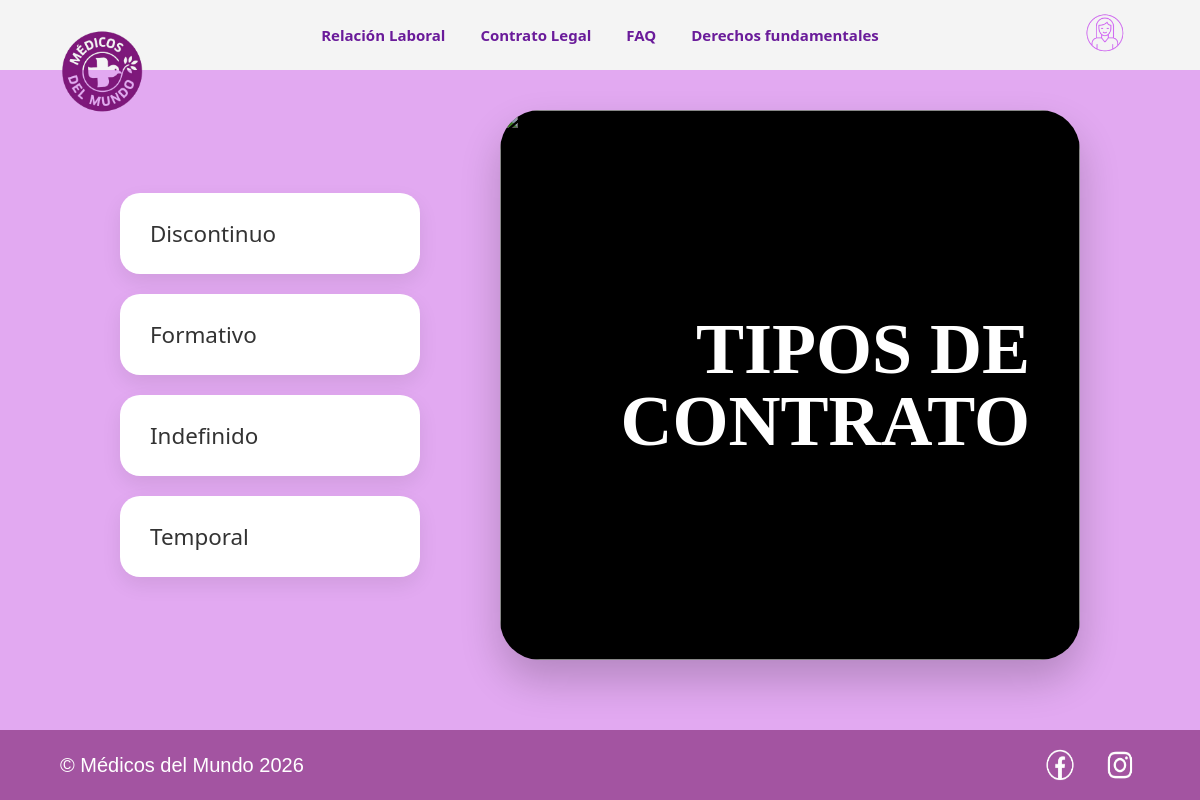
The page /medimundo7/medimundo7/subcategoria.php?id=1 on the database its author committed.
### tables this page shows
CREATE TABLE `categoria` (
  `id_categoria` int(11) NOT NULL,
  `titulo` varchar(150) NOT NULL,
  `descripcion` varchar(255) DEFAULT NULL,
  `icono` varchar(100) DEFAULT NULL,
  `id_madre` int(11) DEFAULT NULL,
  `fecha_actualizacion` date DEFAULT NULL
);

### medimundo7/medimundo7/clases/categoria.php (called while the page is built, shortened)
<?php
class Categoria {
    private $conn;
    private $table_name = "categoria";
    public function __construct($db) {
        $this->conn = $db;
    }
    public function listarSubcategorias($id_madre) {
        $query = "SELECT * FROM " . $this->table_name . "
                  WHERE id_madre = :id_madre
                  ORDER BY titulo ASC";
        $stmt = $this->conn->prepare($query);
        $stmt->bindParam(':id_madre', $id_madre);
        $stmt->execute();
        return $stmt->fetchAll(PDO::FETCH_ASSOC);
    }
}
?>

### medimundo7/medimundo7/subcategoria.php (the view, shortened to what this page needs)
<?php
require_once 'clases/categoria.php';
$database = new Database();
$db = $database->getConnection();
$id_cat = isset($_GET['id']) ? (int)$_GET['id'] : 0;
$catObj = new Categoria($db);
$catObj->cargarPorId($id_cat);
$subcategorias = $catObj->listarSubcategorias($id_cat);
?>
<!DOCTYPE html>
<html lang="es">
<head>
    <link rel="stylesheet" href="estilos.css">
</head>
<body>
    <?php include 'header.php' ?>
    <?php if ($id_cat == 1): ?>
    <main class="contenedor-principal">
        <div class="contenido-dos-columnas">
            <aside class="menu-lateral">
                <?php if (!empty($subcategorias)): ?>
                    <?php foreach ($subcategorias as $sub): ?>
                        <a href="#" class="btn-lateral"
                           data-id="<?php echo htmlspecialchars($sub['id_categoria']); ?>"
                           data-titulo="<?php echo htmlspecialchars($sub['titulo']); ?>"
                           data-subtitulo="<?php echo htmlspecialchars($sub['descripcion']); ?>">
                            <?php echo htmlspecialchars($sub['titulo']); ?>
                        </a>
                    <?php endforeach; ?>
                <?php else: ?>
                    <p style="color:white;">No hay tipos de contrato.</p>
                <?php endif; ?>
            </aside>
            <section class="area-visual">
                <div class="bloque-contratos">
                    <img src="img/contrato2.jpg" alt="" class="imagen-fondo-contrato">
                    <h1 class="titulo-superpuesto">TIPOS DE<br>CONTRATO</h1>
                </div>
            </section>
        </div>
    </main>
    <?php endif; ?>
    <?php include 'footer.php'; ?>
</body>
</html>

### medimundo7/medimundo7/estilos.css (style rules this page uses)
*, *::before, *::after { box-sizing: border-box; margin: 0; padding: 0; }
body { font-family: 'Segoe UI', sans-serif; font-size: 15px; background-color: #e2a9f1; color: #2a2a2a; display: flex; flex-direction: column; min-height: 100vh; }
.contenedor-principal { min-height: 400px; padding: 40px 10%; text-align: center; flex: 1; }
.contenido-dos-columnas { display: flex; gap: 80px; align-items: center; }
.menu-lateral { display: flex; flex-direction: column; gap: 20px; width: 300px; flex-shrink: 0; }
.btn-lateral { background: white; padding: 25px 30px; border-radius: 20px; text-decoration: none; color: #333; font-size: 1.4rem; display: flex; align-items: center; gap: 15px; box-shadow: 0 8px 20px rgba(0, 0, 0, 0.08); transition: transform 0.2s ease; }
.area-visual { flex-grow: 1; }
.bloque-contratos { position: relative; width: 100%; height: 550px; border-radius: 40px; background-color: #000; display: flex; align-items: center; box-shadow: 0 20px 40px rgba(0, 0, 0, 0.2); }
.imagen-fondo-contrato { position: absolute; width: 100%; height: 100%; object-fit: cover; border-radius: 40px; opacity: 0.7; }
.titulo-superpuesto { position: absolute; right: 50px; color: white; font-size: 4.5rem; text-align: right; line-height: 1; z-index: 2; font-family: serif; }

### rows shown on the page
categoria: titulo "Discontinuo"
categoria: titulo "Formativo"
categoria: titulo "Indefinido"
categoria: titulo "Temporal"
